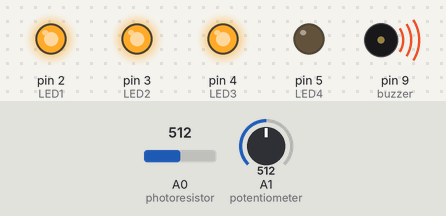
Bench run of a sketch on a simulated Arduino Uno, built with avr-gcc and run on an emulated ATmega328P. On the bench: output pins drawn as LEDs (lit = HIGH), buzzer (waves = sounding). Inputs (shaded band) come from the test bench; at power-on: A0 (photoresistor) = 512, A1 (potentiometer) = 512. What the sketch prints to the serial monitor is not drawn.

Above: at 1.2 s.
1.3 s: A0 (photoresistor) set to 483
At 2.2 s:
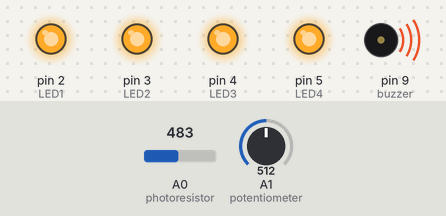
2.8 s: A0 (photoresistor) set to 610
At 3.6 s:
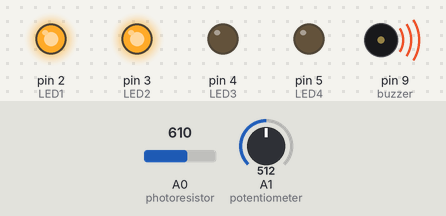
4.3 s: A0 (photoresistor) set to 692
5.8 s: A0 (photoresistor) set to 707
At 6.5 s:
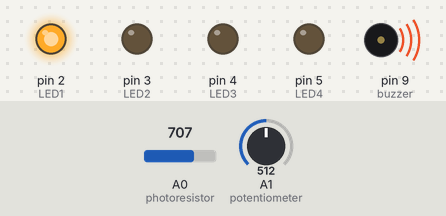
7.3 s: A0 (photoresistor) set to 789
8.8 s: A0 (photoresistor) set to 812
At 9.3 s:
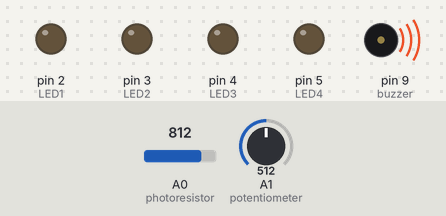
Timing chart, 0 to 11.3 s (numbered marks = the images above; inputs shaded):
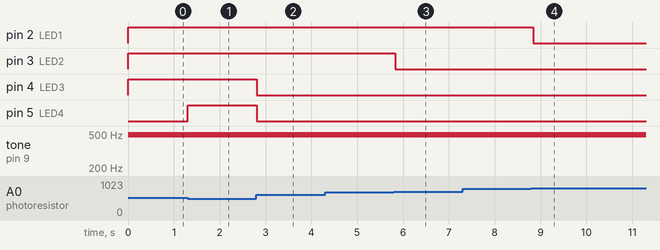

The sketch:

njain36lab4.ino
```cpp
// Nilesh Jain - 653929943
// Lab 4 - More complicated input and output
// 1. This code is supposed to turn the lights on and off dependeing on the amount of light
// that is being given to the photoresistor. If it's dark, then all lights will glow,
// else one LED light will turn off depending on the brightness increased.
// 2. It also consists of a potentiometer to controll the loudness of the buzzer attached
// to it.
// Youtube link (Part 1) - https://youtu.be/fceGR6EKHE0
// Youtube link (Part 2) - https://youtu.be/Zn17M_yklGY

// LEDs
int LED1 = 2;
int LED2 = 3;
int LED3 = 4;
int LED4 = 5;

// Photoresistor
int photoresistor = A0;
int photoresistorValue = 0;

// Buzzer
int buzzer = 9;

// Potentiometer
int potentiometer = A1;
int potentiometerValue = 0;

void setup() {
  // output devices
  pinMode(LED1, OUTPUT);
  pinMode(LED2, OUTPUT);
  pinMode(LED3, OUTPUT);
  pinMode(LED4, OUTPUT);
  pinMode(buzzer, OUTPUT);

  // input devices
  pinMode(photoresistor, INPUT);
  pinMode(potentiometer, INPUT);
  Serial.begin(9600);
}

void loop() {
  // Photoresistor values in the range from 500-800

  photoresistorValue = analogRead(photoresistor);
  potentiometerValue = analogRead(potentiometer);
  Serial.println(potentiometerValue);

  // if brightness level is 100%
  if (photoresistorValue > 800) {

    digitalWrite(LED1, LOW);
    digitalWrite(LED2, LOW);
    digitalWrite(LED3, LOW);
    digitalWrite(LED4, LOW);
  }

  // if brightness level is 75%
  else if(photoresistorValue < 800 && photoresistorValue > 700){
    digitalWrite(LED1, HIGH);
    digitalWrite(LED2, LOW);
    digitalWrite(LED3, LOW);
    digitalWrite(LED4, LOW);
  }

  // if brightness level is 50%
  else if (photoresistorValue < 700 && photoresistorValue > 600) {
    digitalWrite(LED1, HIGH);
    digitalWrite(LED2, HIGH);
    digitalWrite(LED3, LOW);
    digitalWrite(LED4, LOW);
  }

  // if brightness level is 25%
  else if(photoresistorValue < 600 && photoresistorValue > 500) {
    digitalWrite(LED1, HIGH);
    digitalWrite(LED2, HIGH);
    digitalWrite(LED3, HIGH);
    digitalWrite(LED4, LOW);
  }

  // if brightness level is 0%
  else if (photoresistorValue < 500) {
    digitalWrite(LED1, HIGH);
    digitalWrite(LED2, HIGH);
    digitalWrite(LED3, HIGH);
    digitalWrite(LED4, HIGH);
  }

  byte pwm = map(potentiometerValue, 0, 1024, 0, 255);
  analogWrite(buzzer, pwm);

  // dleay for 0.1 second
  delay(100);
}
```

Measured:
- the behaviour switches between 500 and 499 on A0 (photoresistor) (found by bisection; images 0 and 1)
- the behaviour switches between 700 and 701 on A0 (photoresistor) (found by bisection; images 2 and 3)
- the behaviour switches between 800 and 801 on A0 (photoresistor) (found by bisection; images 3 and 4)
- after the input at 1.3 s, pin 5 (LED4): LOW → HIGH at once
- after the input at 2.8 s, pin 4 (LED3), pin 5 (LED4): HIGH → LOW at once
- after the input at 4.3 s, every drawn part: stays the same
- after the input at 5.8 s, pin 3 (LED2): HIGH → LOW at once
- after the input at 7.3 s, every drawn part: stays the same
- after the input at 8.8 s, pin 2 (LED1): HIGH → LOW at once
